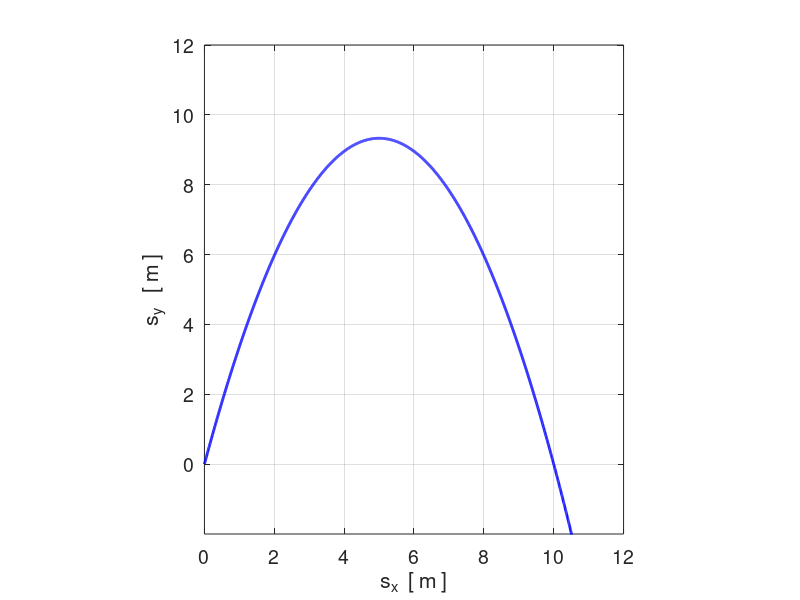
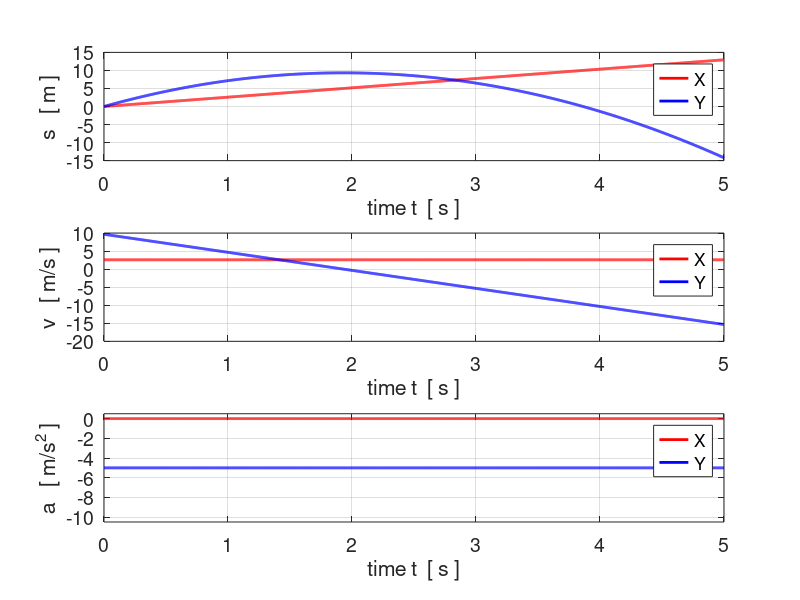
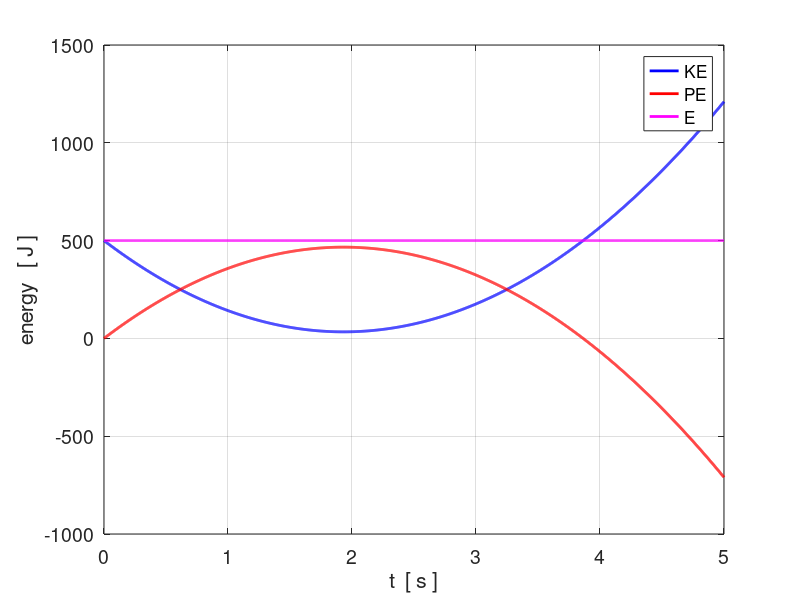

Reproduce these figures in MATLAB, in order.
% sp_mod601.m
% Motion of a particle in uniform gravitational or electric field
% 18 aug 2017
% Ian Cooper
% School of Physics, University of Sydney
% ../mphome.htm


clear all
close all
clc


% INPUTS =================================================================
m = 10;      % mass of particle
u = 10;      % initial velocity (magnitude)
A = 75;      % intial velocity (angle) 
tMin = 0;    % time
tMax = 5;
Nt = 2000;
g = 5;      % acc due to gravity


flagF = 1;   % 1: gravitational field / 2: electric field

q = 1;       % particle's charge
V = 100;     % potential difference between charged plates;
d = 1e-3;    % distance bewtween plates


% Calculations ===========================================================
   t = linspace(tMin,tMax,Nt);   % time
% Inital velocityies
   ux = u*cosd(A);
   uy = u*sind(A);
% X & Y accelerations
  ax = 0;  
  if flagF == 1; ay = -g; end
  if flagF == 2
    E = V / d;   % electric field strength
    F = q*E;     % electric force on charged particle
    ay = F / m;   % accleration of particle
  end
    ayG = ay .* ones(Nt,1);
    axG = ax .* ones(Nt,1);
      
% Displacements
    sx = ux .* t;
    sy = uy .* t - (0.5*g) .* t.^2;
 
% velocites
     vx = ux .* ones(Nt,1);
     vy = uy + ay.*t;
% Energies
     KE = (0.5*m) .* (vx.^2 + vy'.^2);
     PE = -(m.*ay) .* sy';
     E = KE + PE;
     
% GRAPHICS ===============================================================
 
 figure(1)   % Trajectroy  ----------------------------------------------
   fs = 14;
   set(gcf,'Units','Normalized');
   set(gcf,'Position',[0.02 0.04 0.18 0.33]);
   xP = sx; yP = sy;
   plot(xP,yP,'b','linewidth',2);
   xlabel('s_x  [ m ]');
   ylabel('s_y   [ m ]');
   grid on
   axis equal
   axis([0 2*6 -2 2*6])
   set(gca,'xTick',0:2:2*6);
   set(gca,'yTick',0:2:2*6);
   set(gca,'fontSize',fs);
   
figure(2)   % Time a v s  ----------------------------------------------
   fs = 14;
   set(gcf,'Units','Normalized');
   set(gcf,'Position',[0.35 0.04 0.3 0.75]);
   subplot(3,1,1)
     xP = t; yP = sx;
     plot(xP,yP,'r','linewidth',2);
     hold on
     xP = t; yP = sy;
     plot(xP,yP,'b','linewidth',2);
     xlabel('time t  [ s ]');
     ylabel('s   [ m ]');
     legend('X','Y');
     grid on
     set(gca,'fontSize',fs);   
     
   subplot(3,1,2)
     xP = t; yP = vx;
     plot(xP,yP,'r','linewidth',2);
     hold on
     xP = t; yP = vy;
     plot(xP,yP,'b','linewidth',2);
     xlabel('time t  [ s ]');
     ylabel('v   [ m/s ]');
     legend('X','Y');
     grid on
     set(gca,'fontSize',fs);   
     
   subplot(3,1,3)
     xP = t; yP = axG;
     plot(xP,yP,'r','linewidth',2);
     hold on
     xP = t; yP = ayG;
     plot(xP,yP,'b','linewidth',2);
     xlabel('time t  [ s ]');
     ylabel('a   [ m/s^2 ]');
     legend('X','Y');
     grid on
     set(gca,'yLim',[-10.5, 0.5]);
     set(gca,'fontSize',fs);   
 
 figure(3)   % Energies  ----------------------------------------------
   fs = 14;
   set(gcf,'Units','Normalized');
   set(gcf,'Position',[0.6 0.04 0.3 0.25]);
   xP = t; yP = KE;
   plot(xP,yP,'b','linewidth',2);
   hold on
   xP = t; yP = PE;
   plot(xP,yP,'r','linewidth',2);
   xP = t; yP = E;
   plot(xP,yP,'m','linewidth',2);
   xlabel('t  [ s ]');
   ylabel('energy   [ J ]');
   grid on
   legend('KE','PE','E');
   
   set(gca,'fontSize',fs);
        
